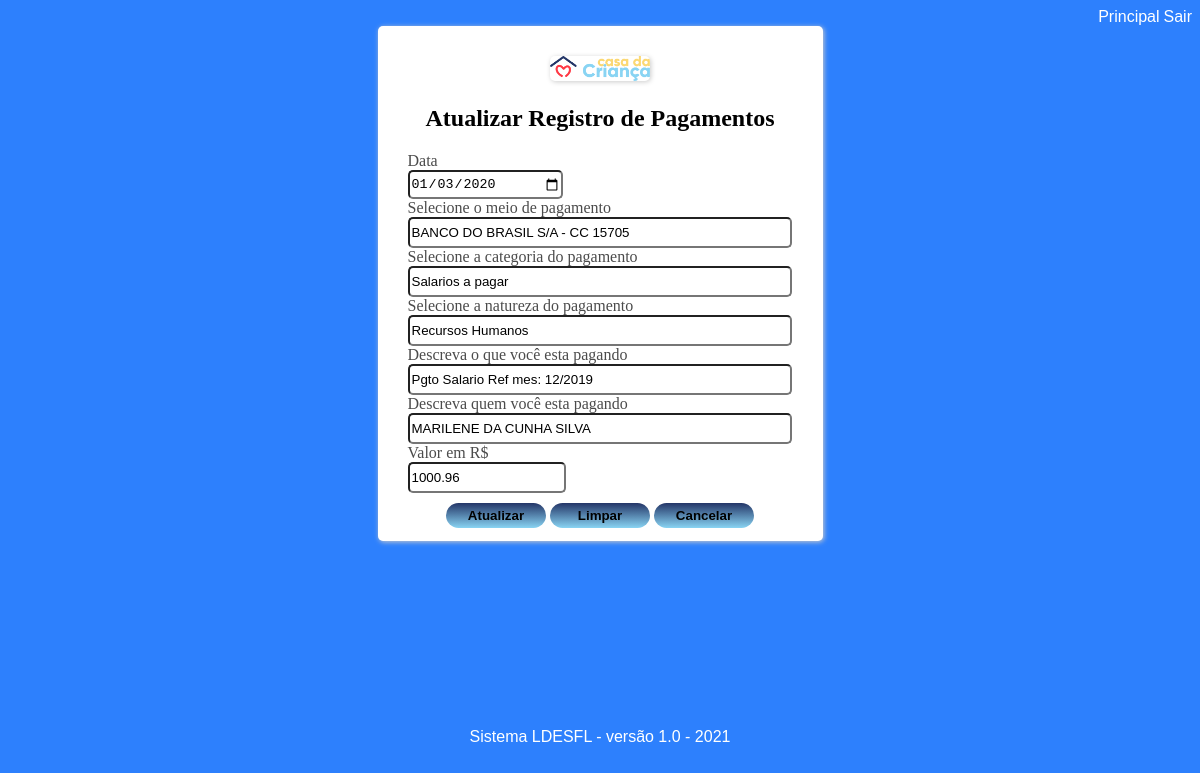
Page /atualizar1/1 (signed in) on the committed database.
### models.py (models this page shows)
class Dados(db.Model):  # tabela pagamentos
    id = db.Column(db.Integer, primary_key=True, autoincrement=True)
    data = db.Column(db.String)
    conta_devedora = db.Column(db.String)
    conta_credora = db.Column(db.String)
    historico = db.Column(db.String)
    cpl_historico = db.Column(db.String)
    valor = db.Column(db.String)
    nat_despesa = db.Column(db.String)

### main.py (the view, shortened to what this page needs)
@main.route("/atualizar1/<int:id>", methods=['GET', 'POST'])
@login_required
def atualizar1(id):
    dados = Dados.query.filter_by(id=id).first()
    return render_template('atualizar1.html', dados=dados)

### __init__.py (called while the page is built)
def create_app():
    app = Flask(__name__)
    app.config['SECRET_KEY'] = '9OLWxND4o83j4K4iuopO'
    app.config['SQLALCHEMY_DATABASE_URI'] = 'sqlite:///diario.db'
    db.init_app(app)
    login_manager = LoginManager()
    login_manager.login_view = 'auth.login'
    login_manager.init_app(app)
    from .models import User
    @login_manager.user_loader
    def load_user(user_id):
        return User.query.get(int(user_id))
    from .auth import auth as auth_blueprint
    app.register_blueprint(auth_blueprint)
    from .main import main as main_blueprint
    app.register_blueprint(main_blueprint)
    return app

### templates/atualizar1.html (shortened to what this page needs)
{% extends "base2.html" %}
{% block content %}
<!DOCTYPE html>
<html lang="pt-br">
<head>
    <link rel="stylesheet" href="../static/css/style.css">
    <link rel="stylesheet" href="https://use.fontawesome.com/releases/v5.8.2/css/all.css"
>
</head>
<body>
  <form class="form" method="POST" action="" style="width: 445px;">
      <div class="tlaregistro" style="height: 455px;">
          <div style="text-align: center;">
            <a href="https://www.casadacriancaitaporanga.com.br/" target="_blank">
              <img class="imglogos" src="../static/img/logo.png" alt=""></a>
            <h2 style="color: black;">Atualizar Registro de Pagamentos</h2>
          </div>
          <div class="tlaregistro-grupo" style="text-align: left;">
              <label autofocus>Data</label>
              <input type="date" name="data" value="{{dados.data}}" style="width: 150px;" required="">
          </div>
          <div class="tlaregistro-grupo" style="text-align: left;">
            <label>Selecione o meio de pagamento</label>
            <input type="text" list="conta_pagadora" name="conta_credora" value="{{dados.conta_credora}}" minlength="5"
                   maxlength="30" placeholder="clique para selecionar"
                   style="width: 376px;" required="">
          </div>
          <div class="tlaregistro-grupo" style="text-align: left;">
            <label>Selecione a categoria do pagamento</label>
            <input type="text" list="conta_recebedora" name="conta_devedora" value="{{dados.conta_devedora}}" minlength="5"
                   maxlength="30" placeholder="Categoria - clique para selecionar"
                   style="width: 376px;" required="">
            <label>Selecione a natureza do pagamento</label>
            <input type="text" list="natureza_despesa" name="nat_despesa" value="{{dados.nat_despesa}}" minlength="5"
                   maxlength="30" placeholder="Natureza - clique para selecionar"
                   style="width: 376px;" required="">
          </div>
          <div class="tlaregistro-grupo" style="text-align: left;">
            <label>Descreva o que você esta pagando</label>
            <input list="historico" name="historico" value="{{dados.historico}}" minlength="5"
                   maxlength="30" style="width: 376px;"
                   placeholder="ex: Pagamento Salario Ref mes 01/2021" required="">
            <label>Descreva quem você esta pagando</label>
            <input name="cpl_historico" value="{{dados.cpl_historico}}" minlength="5"
                   maxlength="30" style="width: 376px;"
                   placeholder="ex: MARIA APARECIDA DA SILVA" required="">
          </div>
          <div class="tlaregistro-grupo" style="text-align: left;">
            <label>Valor em R$</label>
            <input type="value" name="valor" value="{{dados.valor}}" style="width: 150px;"
                   placeholder="Digite o valor" required="">
          </div>
          <div class="card-group btn" style="padding: 10px;">
              {% if current_user.is_authenticated %}
              <button type="submit" style=" width: 100px"><b>Atualizar</b></button>
              <button type="reset" style=" width: 100px"><b>Limpar</b></button>
              <button type="button" value='Voltar' onclick='history.go(-1)' style=" width: 100px; color: black;">
                <b>Cancelar</b></button>
              {% endif %}
          </div>
      </div>
    </form>
</body>
</html>
{% endblock %}

### static/css/style.css (style rules this page uses)
body { background-color: #267cfdf6; color: rgb(0, 0, 0); height: 100%; }
a { text-decoration: none; }
.form { width: 400px; margin: auto; }
.card-group { margin-bottom: 10px; }
.card-group > button { background-image: linear-gradient(#243668, #89D4F3); width: 100%; border-radius: 15px; padding: 5px; color: black; border: 0px; outline: 0px; }
.imglogos { border-radius: 5px; height: auto; width: auto; max-width: 100px; max-height: 100px; box-shadow: 1px 1px 5px #ccc; }
.tlaregistro { box-shadow: 1px 1px 5px #ccc; background-color: white; padding: 30px; border-radius: 5px; }
.tlaregistro-grupo > label { width: 100%; color: rgb(75, 75, 75); display: block; }
.tlaregistro-grupo > input { border-radius: 5px; outline: 0; width: 100%; height: 25px; padding: 5p; }

### rows in the picture
Dados: data "01/03/2020", conta_credora "BANCO DO BRASIL S/A - CC 15705", conta_devedora "Salarios a pagar", nat_despesa "Recursos Humanos", historico "Pgto Salario Ref mes: 12/2019", cpl_historico "MARILENE DA CUNHA SILVA", valor "1000.96"
